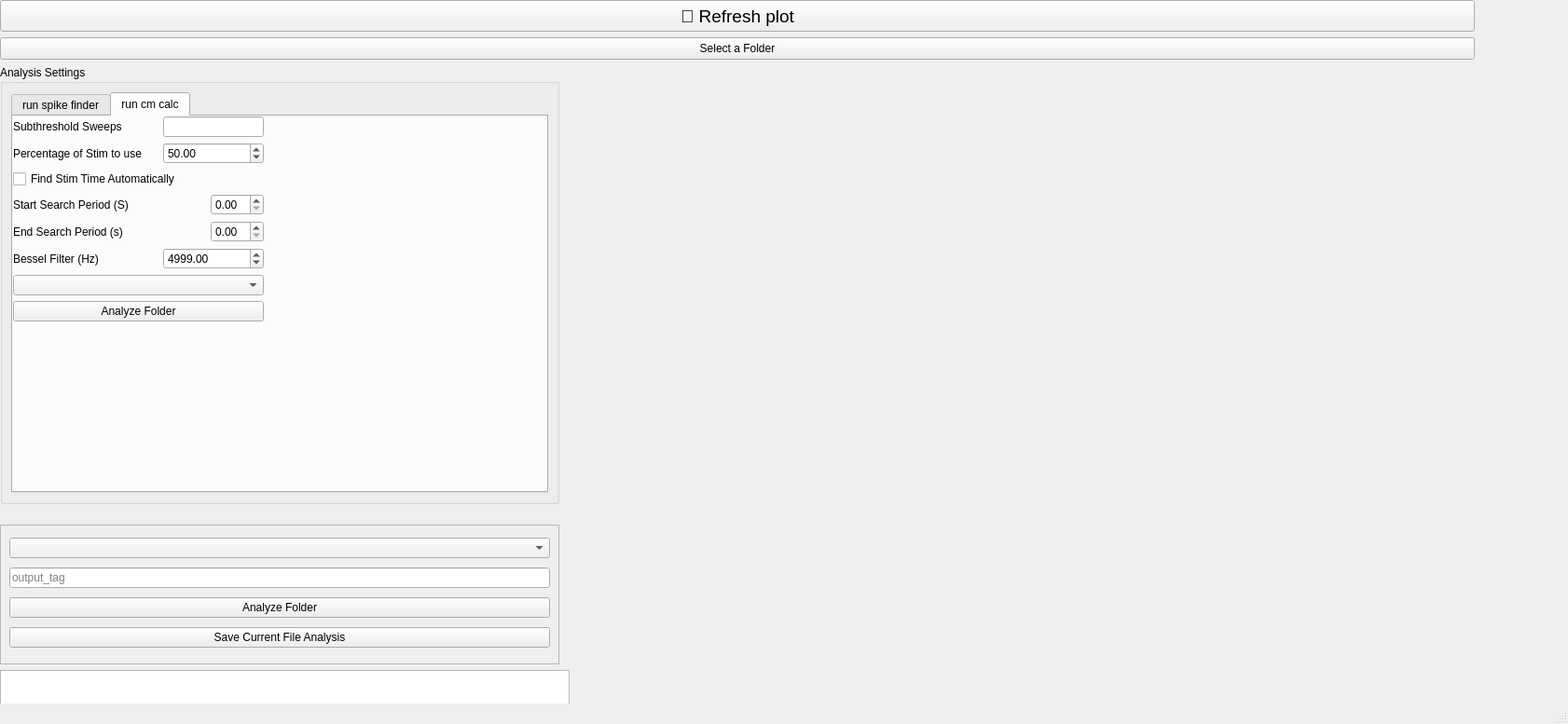
<?xml version="1.0" encoding="UTF-8"?>
<ui version="4.0">
 <class>MainWindow</class>
 <widget class="QMainWindow" name="MainWindow">
  <property name="geometry">
   <rect>
    <x>0</x>
    <y>0</y>
    <width>1682</width>
    <height>777</height>
   </rect>
  </property>
  <property name="windowTitle">
   <string>MainWindow</string>
  </property>
  <widget class="QWidget" name="centralwidget">
   <widget class="QWidget" name="sweep_selector" native="true">
    <property name="geometry">
     <rect>
      <x>0</x>
      <y>832</y>
      <width>1582</width>
      <height>50</height>
     </rect>
    </property>
    <property name="minimumSize">
     <size>
      <width>0</width>
      <height>50</height>
     </size>
    </property>
    <property name="maximumSize">
     <size>
      <width>16777215</width>
      <height>50</height>
     </size>
    </property>
   </widget>
   <widget class="QFrame" name="frame_2">
    <property name="geometry">
     <rect>
      <x>0</x>
      <y>563</y>
      <width>600</width>
      <height>150</height>
     </rect>
    </property>
    <property name="sizePolicy">
     <sizepolicy hsizetype="Maximum" vsizetype="Minimum">
      <horstretch>0</horstretch>
      <verstretch>0</verstretch>
     </sizepolicy>
    </property>
    <property name="minimumSize">
     <size>
      <width>0</width>
      <height>150</height>
     </size>
    </property>
    <property name="maximumSize">
     <size>
      <width>600</width>
      <height>16777215</height>
     </size>
    </property>
    <property name="frameShape">
     <enum>QFrame::StyledPanel</enum>
    </property>
    <property name="frameShadow">
     <enum>QFrame::Raised</enum>
    </property>
    <layout class="QVBoxLayout" name="verticalLayout">
     <item>
      <widget class="QComboBox" name="protocol_selector"/>
     </item>
     <item>
      <widget class="QLineEdit" name="outputTag">
       <property name="text">
        <string/>
       </property>
       <property name="placeholderText">
        <string>output_tag</string>
       </property>
      </widget>
     </item>
     <item>
      <widget class="QPushButton" name="run_analysis">
       <property name="text">
        <string>Analyze Folder</string>
       </property>
      </widget>
     </item>
     <item>
      <widget class="QPushButton" name="saveCur">
       <property name="text">
        <string>Save Current File Analysis</string>
       </property>
      </widget>
     </item>
    </layout>
   </widget>
   <widget class="QPushButton" name="refresh_plot">
    <property name="geometry">
     <rect>
      <x>0</x>
      <y>0</y>
      <width>1582</width>
      <height>34</height>
     </rect>
    </property>
    <property name="font">
     <font>
      <pointsize>14</pointsize>
     </font>
    </property>
    <property name="text">
     <string>🔄 Refresh plot</string>
    </property>
   </widget>
   <widget class="QWidget" name="frame" native="true">
    <property name="geometry">
     <rect>
      <x>0</x>
      <y>547</y>
      <width>1582</width>
      <height>10</height>
     </rect>
    </property>
   </widget>
   <widget class="QListWidget" name="file_list">
    <property name="geometry">
     <rect>
      <x>0</x>
      <y>719</y>
      <width>611</width>
      <height>107</height>
     </rect>
    </property>
    <property name="maximumSize">
     <size>
      <width>611</width>
      <height>16777215</height>
     </size>
    </property>
   </widget>
   <widget class="QGroupBox" name="analysis_set">
    <property name="geometry">
     <rect>
      <x>0</x>
      <y>70</y>
      <width>600</width>
      <height>471</height>
     </rect>
    </property>
    <property name="sizePolicy">
     <sizepolicy hsizetype="Expanding" vsizetype="Preferred">
      <horstretch>0</horstretch>
      <verstretch>0</verstretch>
     </sizepolicy>
    </property>
    <property name="minimumSize">
     <size>
      <width>400</width>
      <height>0</height>
     </size>
    </property>
    <property name="maximumSize">
     <size>
      <width>600</width>
      <height>16777215</height>
     </size>
    </property>
    <property name="title">
     <string>Analysis Settings</string>
    </property>
    <layout class="QGridLayout" name="gridLayout">
     <item row="1" column="0">
      <widget class="QTabWidget" name="tabWidget">
       <property name="currentIndex">
        <number>1</number>
       </property>
       <widget class="QWidget" name="runspikefinder">
        <attribute name="title">
         <string>run spike finder</string>
        </attribute>
        <layout class="QVBoxLayout" name="verticalLayout_2">
         <item>
          <layout class="QVBoxLayout" name="verticalLayout_3">
           <property name="sizeConstraint">
            <enum>QLayout::SetFixedSize</enum>
           </property>
           <item>
            <layout class="QHBoxLayout" name="horizontalLayout">
             <property name="sizeConstraint">
              <enum>QLayout::SetMaximumSize</enum>
             </property>
             <item>
              <widget class="QLabel" name="label">
               <property name="sizePolicy">
                <sizepolicy hsizetype="Fixed" vsizetype="Minimum">
                 <horstretch>0</horstretch>
                 <verstretch>0</verstretch>
                </sizepolicy>
               </property>
               <property name="minimumSize">
                <size>
                 <width>155</width>
                 <height>0</height>
                </size>
               </property>
               <property name="text">
                <string>dV/dT (mV/ms)</string>
               </property>
              </widget>
             </item>
             <item>
              <widget class="QDoubleSpinBox" name="dvdt_thres">
               <property name="singleStep">
                <double>0.500000000000000</double>
               </property>
               <property name="value">
                <double>7.000000000000000</double>
               </property>
              </widget>
             </item>
            </layout>
           </item>
           <item>
            <layout class="QHBoxLayout" name="horizontalLayout_3">
             <property name="sizeConstraint">
              <enum>QLayout::SetMaximumSize</enum>
             </property>
             <item>
              <widget class="QLabel" name="label_3">
               <property name="sizePolicy">
                <sizepolicy hsizetype="Minimum" vsizetype="Preferred">
                 <horstretch>0</horstretch>
                 <verstretch>0</verstretch>
                </sizepolicy>
               </property>
               <property name="minimumSize">
                <size>
                 <width>155</width>
                 <height>0</height>
                </size>
               </property>
               <property name="text">
                <string>max threshold-to-peak time (ms)</string>
               </property>
              </widget>
             </item>
             <item>
              <widget class="QDoubleSpinBox" name="t_to_p_time">
               <property name="value">
                <double>5.000000000000000</double>
               </property>
              </widget>
             </item>
            </layout>
           </item>
           <item>
            <layout class="QHBoxLayout" name="horizontalLayout_4">
             <property name="sizeConstraint">
              <enum>QLayout::SetMaximumSize</enum>
             </property>
             <item>
              <widget class="QLabel" name="label_4">
               <property name="sizePolicy">
                <sizepolicy hsizetype="Fixed" vsizetype="Preferred">
                 <horstretch>150</horstretch>
                 <verstretch>0</verstretch>
                </sizepolicy>
               </property>
               <property name="minimumSize">
                <size>
                 <width>155</width>
                 <height>0</height>
                </size>
               </property>
               <property name="text">
                <string>min thres-to-peak height (mV)</string>
               </property>
              </widget>
             </item>
             <item>
              <widget class="QDoubleSpinBox" name="t_to_p_height">
               <property name="value">
                <double>2.000000000000000</double>
               </property>
              </widget>
             </item>
            </layout>
           </item>
           <item>
            <layout class="QHBoxLayout" name="horizontalLayout_6">
             <property name="sizeConstraint">
              <enum>QLayout::SetMaximumSize</enum>
             </property>
             <item>
              <widget class="QLabel" name="label_6">
               <property name="sizePolicy">
                <sizepolicy hsizetype="Fixed" vsizetype="Preferred">
                 <horstretch>150</horstretch>
                 <verstretch>0</verstretch>
                </sizepolicy>
               </property>
               <property name="minimumSize">
                <size>
                 <width>155</width>
                 <height>0</height>
                </size>
               </property>
               <property name="text">
                <string>min peak (mV)</string>
               </property>
              </widget>
             </item>
             <item>
              <widget class="QDoubleSpinBox" name="min_peak">
               <property name="minimum">
                <double>-99.000000000000000</double>
               </property>
               <property name="value">
                <double>-10.000000000000000</double>
               </property>
              </widget>
             </item>
            </layout>
           </item>
           <item>
            <layout class="QHBoxLayout" name="horizontalLayout_7">
             <property name="sizeConstraint">
              <enum>QLayout::SetMaximumSize</enum>
             </property>
             <item>
              <widget class="QCheckBox" name="bstim">
               <property name="text">
                <string>Find Stim Time Automatically</string>
               </property>
              </widget>
             </item>
            </layout>
           </item>
           <item>
            <layout class="QHBoxLayout" name="horizontalLayout_8">
             <property name="sizeConstraint">
              <enum>QLayout::SetMaximumSize</enum>
             </property>
             <item>
              <widget class="QLabel" name="label_7">
               <property name="sizePolicy">
                <sizepolicy hsizetype="Preferred" vsizetype="Preferred">
                 <horstretch>150</horstretch>
                 <verstretch>0</verstretch>
                </sizepolicy>
               </property>
               <property name="minimumSize">
                <size>
                 <width>155</width>
                 <height>0</height>
                </size>
               </property>
               <property name="text">
                <string>Start Search Period (S)</string>
               </property>
              </widget>
             </item>
             <item>
              <widget class="QDoubleSpinBox" name="start">
               <property name="decimals">
                <number>4</number>
               </property>
              </widget>
             </item>
            </layout>
           </item>
           <item>
            <layout class="QHBoxLayout" name="horizontalLayout_9">
             <property name="sizeConstraint">
              <enum>QLayout::SetMaximumSize</enum>
             </property>
             <item>
              <widget class="QLabel" name="label_8">
               <property name="sizePolicy">
                <sizepolicy hsizetype="Preferred" vsizetype="Preferred">
                 <horstretch>150</horstretch>
                 <verstretch>0</verstretch>
                </sizepolicy>
               </property>
               <property name="minimumSize">
                <size>
                 <width>155</width>
                 <height>0</height>
                </size>
               </property>
               <property name="text">
                <string>End Search Period (s)</string>
               </property>
              </widget>
             </item>
             <item>
              <widget class="QDoubleSpinBox" name="end_time">
               <property name="decimals">
                <number>4</number>
               </property>
              </widget>
             </item>
            </layout>
           </item>
           <item>
            <layout class="QHBoxLayout" name="horizontalLayout_10">
             <property name="sizeConstraint">
              <enum>QLayout::SetMaximumSize</enum>
             </property>
             <item>
              <widget class="QLabel" name="label_2">
               <property name="sizePolicy">
                <sizepolicy hsizetype="Fixed" vsizetype="Preferred">
                 <horstretch>150</horstretch>
                 <verstretch>0</verstretch>
                </sizepolicy>
               </property>
               <property name="minimumSize">
                <size>
                 <width>155</width>
                 <height>0</height>
                </size>
               </property>
               <property name="text">
                <string>Bessel Filter (Hz)</string>
               </property>
              </widget>
             </item>
             <item>
              <widget class="QDoubleSpinBox" name="bessel_filt">
               <property name="minimum">
                <double>-1.000000000000000</double>
               </property>
               <property name="maximum">
                <double>9000000.000000000000000</double>
               </property>
               <property name="singleStep">
                <double>500.000000000000000</double>
               </property>
               <property name="value">
                <double>9999.000000000000000</double>
               </property>
              </widget>
             </item>
            </layout>
           </item>
           <item>
            <layout class="QHBoxLayout" name="horizontalLayout_12">
             <property name="sizeConstraint">
              <enum>QLayout::SetMaximumSize</enum>
             </property>
             <item>
              <widget class="QLabel" name="label_5">
               <property name="sizePolicy">
                <sizepolicy hsizetype="Fixed" vsizetype="Preferred">
                 <horstretch>150</horstretch>
                 <verstretch>0</verstretch>
                </sizepolicy>
               </property>
               <property name="minimumSize">
                <size>
                 <width>155</width>
                 <height>0</height>
                </size>
               </property>
               <property name="text">
                <string>Threshold Refine Percent (%)</string>
               </property>
              </widget>
             </item>
             <item>
              <widget class="QDoubleSpinBox" name="thres_percent">
               <property name="decimals">
                <number>3</number>
               </property>
               <property name="minimum">
                <double>-1.000000000000000</double>
               </property>
               <property name="maximum">
                <double>1.000000000000000</double>
               </property>
               <property name="singleStep">
                <double>500.000000000000000</double>
               </property>
               <property name="value">
                <double>0.200000000000000</double>
               </property>
              </widget>
             </item>
            </layout>
           </item>
           <item>
            <layout class="QHBoxLayout" name="horizontalLayout_17">
             <property name="spacing">
              <number>6</number>
             </property>
             <property name="sizeConstraint">
              <enum>QLayout::SetMaximumSize</enum>
             </property>
             <item>
              <widget class="QLabel" name="label_11">
               <property name="enabled">
                <bool>true</bool>
               </property>
               <property name="sizePolicy">
                <sizepolicy hsizetype="Maximum" vsizetype="Preferred">
                 <horstretch>0</horstretch>
                 <verstretch>0</verstretch>
                </sizepolicy>
               </property>
               <property name="text">
                <string>Output</string>
               </property>
              </widget>
             </item>
             <item>
              <layout class="QVBoxLayout" name="verticalLayout_5">
               <item>
                <widget class="QCheckBox" name="spikeFinder">
                 <property name="sizePolicy">
                  <sizepolicy hsizetype="MinimumExpanding" vsizetype="Fixed">
                   <horstretch>0</horstretch>
                   <verstretch>0</verstretch>
                  </sizepolicy>
                 </property>
                 <property name="text">
                  <string>SpikeFinder Main Sheet</string>
                 </property>
                 <property name="checked">
                  <bool>true</bool>
                 </property>
                </widget>
               </item>
               <item>
                <widget class="QCheckBox" name="rawSpike">
                 <property name="sizePolicy">
                  <sizepolicy hsizetype="MinimumExpanding" vsizetype="Fixed">
                   <horstretch>0</horstretch>
                   <verstretch>0</verstretch>
                  </sizepolicy>
                 </property>
                 <property name="text">
                  <string>Raw Spike Data</string>
                 </property>
                </widget>
               </item>
               <item>
                <widget class="QCheckBox" name="runningBin">
                 <property name="sizePolicy">
                  <sizepolicy hsizetype="MinimumExpanding" vsizetype="Fixed">
                   <horstretch>0</horstretch>
                   <verstretch>0</verstretch>
                  </sizepolicy>
                 </property>
                 <property name="text">
                  <string>Running Bin</string>
                 </property>
                </widget>
               </item>
              </layout>
             </item>
            </layout>
           </item>
          </layout>
         </item>
        </layout>
       </widget>
       <widget class="QWidget" name="runcmcalc">
        <property name="maximumSize">
         <size>
          <width>16777214</width>
          <height>16777207</height>
         </size>
        </property>
        <property name="toolTipDuration">
         <number>-2</number>
        </property>
        <attribute name="title">
         <string>run cm calc</string>
        </attribute>
        <widget class="QWidget" name="layoutWidget">
         <property name="geometry">
          <rect>
           <x>0</x>
           <y>0</y>
           <width>571</width>
           <height>511</height>
          </rect>
         </property>
         <layout class="QVBoxLayout" name="verticalLayout_4">
          <property name="sizeConstraint">
           <enum>QLayout::SetFixedSize</enum>
          </property>
          <item>
           <layout class="QHBoxLayout" name="horizontalLayout_5">
            <property name="sizeConstraint">
             <enum>QLayout::SetMaximumSize</enum>
            </property>
            <item>
             <widget class="QLabel" name="label_9">
              <property name="sizePolicy">
               <sizepolicy hsizetype="Minimum" vsizetype="Preferred">
                <horstretch>0</horstretch>
                <verstretch>0</verstretch>
               </sizepolicy>
              </property>
              <property name="minimumSize">
               <size>
                <width>155</width>
                <height>0</height>
               </size>
              </property>
              <property name="text">
               <string>Subthreshold Sweeps</string>
              </property>
             </widget>
            </item>
            <item>
             <widget class="QLineEdit" name="subthresSweeps"/>
            </item>
           </layout>
          </item>
          <item>
           <layout class="QHBoxLayout" name="horizontalLayout_11">
            <property name="sizeConstraint">
             <enum>QLayout::SetMaximumSize</enum>
            </property>
            <item>
             <widget class="QLabel" name="label_10">
              <property name="sizePolicy">
               <sizepolicy hsizetype="Fixed" vsizetype="Preferred">
                <horstretch>150</horstretch>
                <verstretch>0</verstretch>
               </sizepolicy>
              </property>
              <property name="minimumSize">
               <size>
                <width>155</width>
                <height>0</height>
               </size>
              </property>
              <property name="text">
               <string>Percentage of Stim to use</string>
              </property>
             </widget>
            </item>
            <item>
             <widget class="QDoubleSpinBox" name="stimPer">
              <property name="value">
               <double>50.000000000000000</double>
              </property>
             </widget>
            </item>
           </layout>
          </item>
          <item>
           <layout class="QHBoxLayout" name="horizontalLayout_13">
            <property name="sizeConstraint">
             <enum>QLayout::SetMaximumSize</enum>
            </property>
            <item>
             <widget class="QCheckBox" name="bstim_2">
              <property name="text">
               <string>Find Stim Time Automatically</string>
              </property>
             </widget>
            </item>
           </layout>
          </item>
          <item>
           <layout class="QHBoxLayout" name="horizontalLayout_14">
            <property name="sizeConstraint">
             <enum>QLayout::SetMaximumSize</enum>
            </property>
            <item>
             <widget class="QLabel" name="label_12">
              <property name="sizePolicy">
               <sizepolicy hsizetype="Preferred" vsizetype="Preferred">
                <horstretch>150</horstretch>
                <verstretch>0</verstretch>
               </sizepolicy>
              </property>
              <property name="minimumSize">
               <size>
                <width>155</width>
                <height>0</height>
               </size>
              </property>
              <property name="text">
               <string>Start Search Period (S)</string>
              </property>
             </widget>
            </item>
            <item>
             <widget class="QDoubleSpinBox" name="startCM"/>
            </item>
           </layout>
          </item>
          <item>
           <layout class="QHBoxLayout" name="horizontalLayout_15">
            <property name="sizeConstraint">
             <enum>QLayout::SetMaximumSize</enum>
            </property>
            <item>
             <widget class="QLabel" name="label_13">
              <property name="sizePolicy">
               <sizepolicy hsizetype="Preferred" vsizetype="Preferred">
                <horstretch>150</horstretch>
                <verstretch>0</verstretch>
               </sizepolicy>
              </property>
              <property name="minimumSize">
               <size>
                <width>155</width>
                <height>0</height>
               </size>
              </property>
              <property name="text">
               <string>End Search Period (s)</string>
              </property>
             </widget>
            </item>
            <item>
             <widget class="QDoubleSpinBox" name="endCM"/>
            </item>
           </layout>
          </item>
          <item>
           <layout class="QHBoxLayout" name="horizontalLayout_16">
            <property name="sizeConstraint">
             <enum>QLayout::SetMaximumSize</enum>
            </property>
            <item>
             <widget class="QLabel" name="label_14">
              <property name="sizePolicy">
               <sizepolicy hsizetype="Fixed" vsizetype="Preferred">
                <horstretch>150</horstretch>
                <verstretch>0</verstretch>
               </sizepolicy>
              </property>
              <property name="minimumSize">
               <size>
                <width>155</width>
                <height>0</height>
               </size>
              </property>
              <property name="text">
               <string>Bessel Filter (Hz)</string>
              </property>
             </widget>
            </item>
            <item>
             <widget class="QDoubleSpinBox" name="bessel_filt_cm">
              <property name="minimum">
               <double>-1.000000000000000</double>
              </property>
              <property name="maximum">
               <double>9000000.000000000000000</double>
              </property>
              <property name="singleStep">
               <double>500.000000000000000</double>
              </property>
              <property name="value">
               <double>4999.000000000000000</double>
              </property>
             </widget>
            </item>
           </layout>
          </item>
          <item>
           <widget class="QComboBox" name="protocol_selector_2"/>
          </item>
          <item>
           <widget class="QPushButton" name="run_analysis_cm">
            <property name="autoFillBackground">
             <bool>false</bool>
            </property>
            <property name="text">
             <string>Analyze Folder</string>
            </property>
            <property name="checkable">
             <bool>false</bool>
            </property>
            <property name="autoRepeat">
             <bool>true</bool>
            </property>
            <property name="flat">
             <bool>false</bool>
            </property>
           </widget>
          </item>
         </layout>
        </widget>
       </widget>
      </widget>
     </item>
    </layout>
   </widget>
   <widget class="QPushButton" name="folder_select">
    <property name="geometry">
     <rect>
      <x>0</x>
      <y>40</y>
      <width>1582</width>
      <height>24</height>
     </rect>
    </property>
    <property name="text">
     <string>Select a Folder</string>
    </property>
   </widget>
  </widget>
  <widget class="QMenuBar" name="menubar">
   <property name="geometry">
    <rect>
     <x>0</x>
     <y>0</y>
     <width>1682</width>
     <height>21</height>
    </rect>
   </property>
  </widget>
  <widget class="QStatusBar" name="statusbar"/>
 </widget>
 <resources/>
 <connections/>
</ui>
